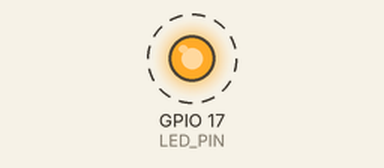
Recording of a program running on a simulated Raspberry Pi (BCM pin numbers). Shown: output pins drawn as LEDs (lit = HIGH). Dashed ring = blinking. What the program prints to the terminal is not drawn.

Above: at 0.5 s.
Timing chart, 0 to 4.6 s (numbered marks = the images above):
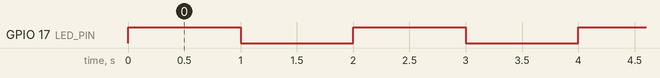

Measured:
- by itself, GPIO 17 (LED_PIN): alternates HIGH for 1.0 s and LOW for 1.0 s

The program:

led.py
```python
import RPi.GPIO as GPIO
import time

LED_PIN = 17

GPIO.setmode(GPIO.BCM)

GPIO.setup(LED_PIN, GPIO.OUT)

while True:
    GPIO.output(LED_PIN, GPIO.HIGH)
    print("LED is ON")
    time.sleep(1)
    GPIO.output(LED_PIN, GPIO.LOW)
    print("LED is OFF")
    time.sleep(1)

GPIO.cleanup()
```
